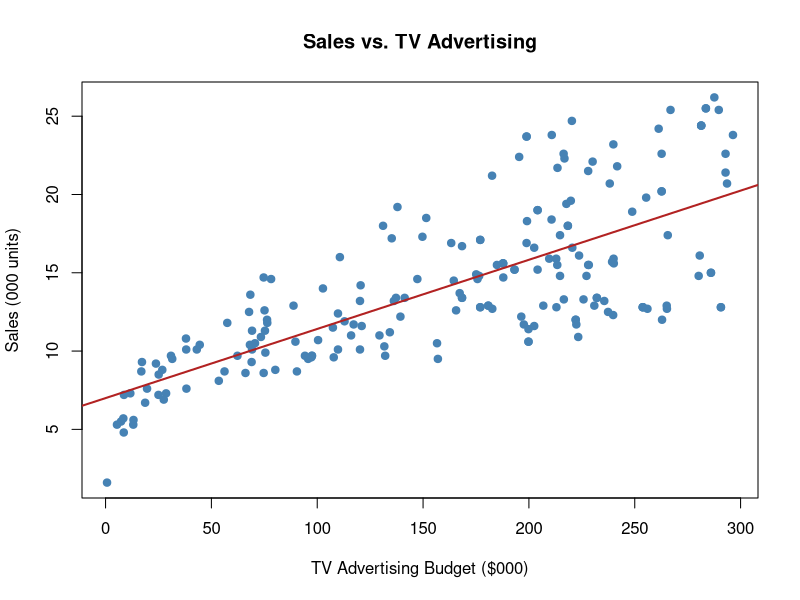
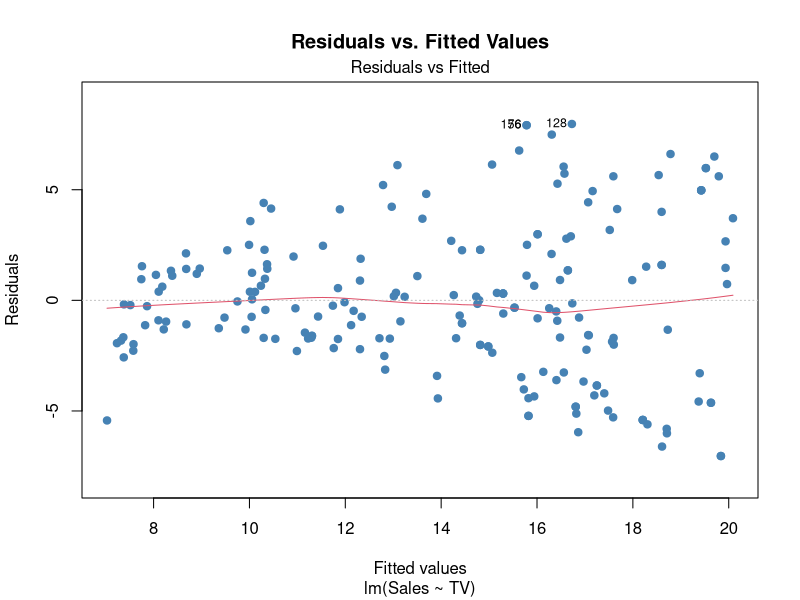

Generate these figures, in order, with R:
## ---- chunk 1
knitr::opts_chunk$set(
  echo = TRUE,
  warning = FALSE,
  message = FALSE,
  fig.width = 8,
  fig.height = 5
)

library(tidyverse)
library(knitr)

raw_data <- "TV,Radio,Newspaper,Sales
230.1,37.8,69.2,22.1
44.5,39.3,45.1,10.4
17.2,45.9,69.3,9.3
151.5,41.3,58.5,18.5
180.8,10.8,58.4,12.9
8.7,48.9,75,7.2
57.5,32.8,23.5,11.8
120.2,19.6,11.6,13.2
8.6,2.1,1,4.8
199.8,2.6,21.2,10.6
66.1,5.8,24.2,8.6
214.7,24,4,17.4
23.8,35.1,65.9,9.2
97.5,7.6,7.2,9.7
204.1,32.9,46,19
195.4,47.7,52.9,22.4
67.8,36.6,114,12.5
281.4,39.6,55.8,24.4
69.2,20.5,18.3,11.3
147.3,23.9,19.1,14.6
218.4,27.7,53.4,18
237.4,5.1,23.5,12.5
13.2,15.9,49.6,5.6
228.3,16.9,26.2,15.5
62.3,12.6,18.3,9.7
262.9,3.5,19.5,12
240.1,16.7,22.9,15.6
240,16.7,22.9,15.9
248.8,27.1,22.9,18.9
70.6,16,40.8,10.5
292.9,28.3,43.2,21.4
112.9,17.4,38.6,11.9
97.2,1.5,30,9.6
265.6,20,0.3,17.4
95.7,1.4,7.4,9.5
290.7,4.1,8.5,12.8
266.9,43.8,5,25.4
74.7,49.4,45.7,14.7
43.1,26.7,35.1,10.1
228,37.7,32,21.5
202.5,22.3,31.6,16.6
177,33.4,38.7,17.1
293.6,27.7,1.8,20.7
206.8,8.4,26.4,12.9
25.1,25.7,43.3,8.5
175.1,22.5,31.5,14.9
89.7,9.9,35.7,10.6
239.9,41.5,18.5,23.2
227.2,15.8,49.9,14.8
214.7,11.7,36.8,14.8
199.8,3.1,34.6,11.4
100.4,9.6,3.6,10.7
216.4,41.7,39.6,22.6
182.6,46.2,58.7,21.2
262.7,28.8,15.9,20.2
198.9,49.4,60,23.7
7.3,28.1,41.4,5.5
136.2,19.2,16.6,13.2
210.8,49.6,37.7,23.8
210.7,29.5,9.3,18.4
53.5,2,21.4,8.1
261.3,42.7,54.7,24.2
239.3,15.5,27.3,15.7
102.7,29.6,8.4,14
131.1,42.8,34.1,18
69,9.3,0.9,9.3
31.5,24.6,2.2,9.5
137.2,39,38.7,13.4
69.2,4.5,10.2,10.1
216.8,43.9,27.2,22.3
199.1,30.6,38.7,18.3
109.8,14.3,31.7,12.4
26.8,33,19.3,8.8
129.4,5.7,31.3,11
213.4,24.6,13.1,15.5
16.9,43.7,89.4,8.7
27.5,1.6,20.7,6.9
120.5,28.5,14.2,14.2
5.4,29.9,9.4,5.3
116,7.7,36.4,11
76.4,26.7,22.3,11.8
239.8,4.1,36.8,12.3
75.3,20.3,32.5,11.3
68.4,44.5,35.6,13.6
213.5,43,33.8,21.7
193.2,18.4,65.7,15.2
76.3,27.5,16,12
110.7,40.6,63.2,16
88.8,4.9,45.7,12.9
109.8,3.5,24.9,10.1
134.3,4.9,9.3,11.2
28.6,1.5,33,7.3
217.7,33.5,59,19.4
30.9,42.6,66.7,9.7
107.4,14,10.9,11.5
163.3,31.6,52.9,16.9
197.6,3.5,5.9,11.7
184.9,21,22,15.5
289.7,42.3,51.2,25.4
135.2,41.7,45.9,17.2
222.4,4.3,49.8,11.7
296.4,36.3,100,23.8
280.2,10.1,21.4,14.8
187.9,17.2,17.9,14.7
238.2,34.3,5.3,20.7
137.9,46.4,59,19.2
25,11,24.1,7.2
90.4,0.3,23.2,8.7
13.1,0.4,25.6,5.3
255.4,26.9,5.5,19.8
168.4,7.1,12.8,13.4
225.8,8.2,27.1,13.3
241.7,38,23.2,21.8
175.7,15.4,2.4,14.6
209.6,20.6,10.7,15.9
78.2,46.8,34.5,14.6
75.1,35,52.7,12.6
139.3,14.5,10.2,12.2
196.4,2,15.6,12.2
223.3,5.7,29.7,10.9
220.5,33.2,37.9,16.6
187.8,21.1,9.5,15.6
0.7,39.6,8.7,1.6
265.2,2,0.3,12.7
8.4,27.2,2.1,5.7
219.8,33.5,45.1,19.6
80.2,0,9.2,8.8
220.3,49,3.2,24.7
132.1,19.1,20.1,9.7
74.7,2,21.4,8.6
68.2,16.1,17.6,10.4
213,8.4,29.8,12.8
253.8,11.6,20.7,12.8
230.9,4.1,10.2,12.9
265.1,11,43,12.9
216.5,15.4,30.9,13.3
182.7,16,15,12.7
262.7,35,1,22.6
198.9,26.1,35.1,16.9
73.4,17,12.9,10.9
223.7,27.5,16,16.1
199.8,2.6,21.2,10.6
38.1,26,43.3,10.1
176.5,23.5,5.2,14.8
120.2,3.1,3.4,10.1
131.7,18.4,34.6,10.3
168.4,36.2,15.8,16.7
222.1,16.9,24,12
286,13.9,3.7,15
292.9,34.7,18.5,22.6
75.5,10.8,6,9.9
228,19.6,7.2,15.5
202.5,3.2,16.6,11.6
204.1,23.6,11.3,15.2
141.3,26.8,46.2,13.4
167.3,18.1,12.8,13.7
107.8,5.1,8.4,9.6
157,3.6,13.9,9.5
38,32,54.7,10.8
281.4,39.6,55.8,24.4
177,9.3,6.4,12.8
283.6,42,66.2,25.5
232.1,8.6,8.7,13.4
187.8,21.1,9.5,15.6
11.7,36.8,45.2,7.3
280.7,13.9,3.7,16.1
121,8.4,21,11.6
212.9,19.2,22,15.9
281.4,39.6,55.8,24.4
117.2,14.7,5.4,11.7
290.7,4.1,8.5,12.8
253.8,11.6,20.7,12.8
193.2,18.4,65.7,15.2
177,33.4,38.7,17.1
262.7,28.8,15.9,20.2
198.9,49.4,60,23.7
180.8,10.8,58.4,12.9
97.5,7.6,7.2,9.7
204.1,32.9,46,19
165.6,10,17.6,12.6
156.6,2.6,8.3,10.5
218.4,27.7,53.4,18
56.2,5.7,29.7,8.7
287.6,43,71.8,26.2
253.8,11.6,20.7,12.8
164.5,20.9,47.4,14.5
19.6,20.1,17,7.6
168.4,7.1,12.8,13.4
222.1,16.9,24,12
286,13.9,3.7,15
18.7,12.1,23.4,6.7
256,3.9,9.3,12.7
235.6,9.9,10.6,13.2
149.7,35.6,6,17.3
38.2,3.7,13.8,7.6
94.2,4.9,8.1,9.7
177,9.3,6.4,12.8
283.6,42,66.2,25.5
232.1,8.6,8.7,13.4
187.8,21.1,9.5,15.6"

adv_data <- read.csv(text = raw_data)
## ---- chunk 2
plot(
  adv_data$TV,
  adv_data$Sales,
  main = "Sales vs. TV Advertising",
  xlab = "TV Advertising Budget ($000)",
  ylab = "Sales (000 units)",
  pch = 19,
  col = "steelblue"
)

abline(
  lm(Sales ~ TV, data = adv_data),
  col = "firebrick",
  lwd = 2
)
## ---- chunk 3
model <- lm(Sales ~ TV, data = adv_data)

summary(model)
## ---- chunk 4
intercept <- coef(model)[1]
slope <- coef(model)[2]

cat(
  "Estimated Regression Equation:\n",
  "Sales =", round(intercept, 4),
  "+", round(slope, 4), "* TV"
)
## ---- chunk 5
adv_data$Predicted_Sales <- fitted(model)
adv_data$Residual <- residuals(model)

kable(
  head(
    adv_data[, c("TV", "Sales", "Predicted_Sales", "Residual")],
    10
  ),
  digits = 4,
  caption = "First 10 Observations: Actual vs. Fitted Values and Residuals"
)
## ---- chunk 6
plot(
  model,
  which = 1,
  main = "Residuals vs. Fitted Values",
  col = "steelblue",
  pch = 19
)
## ---- chunk 7
rse_val <- summary(model)$sigma

cat(
  "Residual Standard Error (Se):",
  round(rse_val, 4)
)
## ---- chunk 8
y <- adv_data$Sales
yhat <- fitted(model)

TSS <- sum((y - mean(y))^2)
RSS <- sum((y - yhat)^2)
RegSS <- TSS - RSS

ss_table <- data.frame(
  Measure = c(
    "Total Sum of Squares (TSS)",
    "Residual Sum of Squares (RSS)",
    "Regression Sum of Squares (RegSS)",
    "Verified Sum (RegSS + RSS)"
  ),
  Value = c(
    TSS,
    RSS,
    RegSS,
    RegSS + RSS
  )
)

kable(
  ss_table,
  digits = 4,
  caption = "Decomposition of Sums of Squares"
)
## ---- chunk 9
r <- cor(adv_data$TV, adv_data$Sales)
r_squared <- summary(model)$r.squared

cat(
  "Correlation Coefficient (r):",
  round(r, 4),
  "\n"
)

cat(
  "Coefficient of Determination (r²):",
  round(r_squared, 4)
)
## ---- chunk 10
model_summary <- summary(model)

statistics_table <- data.frame(
  Statistic = c(
    "Correlation Coefficient (r)",
    "R-squared (R²)",
    "Adjusted R-squared",
    "Residual Standard Error",
    "Number of Observations"
  ),
  Value = c(
    r,
    model_summary$r.squared,
    model_summary$adj.r.squared,
    model_summary$sigma,
    nrow(adv_data)
  )
)

kable(
  statistics_table,
  digits = 4,
  caption = "Summary of Regression Statistics"
)
## ---- chunk 11
cat(
  "The simple linear regression analysis examines the relationship between TV advertising expenditure and sales. ",
  "The fitted regression model quantifies the relationship between these two variables. ",
  "The correlation coefficient indicates the direction and strength of the linear association, ",
  "while the coefficient of determination (R²) indicates the proportion of variation in sales explained by TV advertising. ",
  "The residual analysis provides a diagnostic assessment of the suitability of the linear regression model."
)
